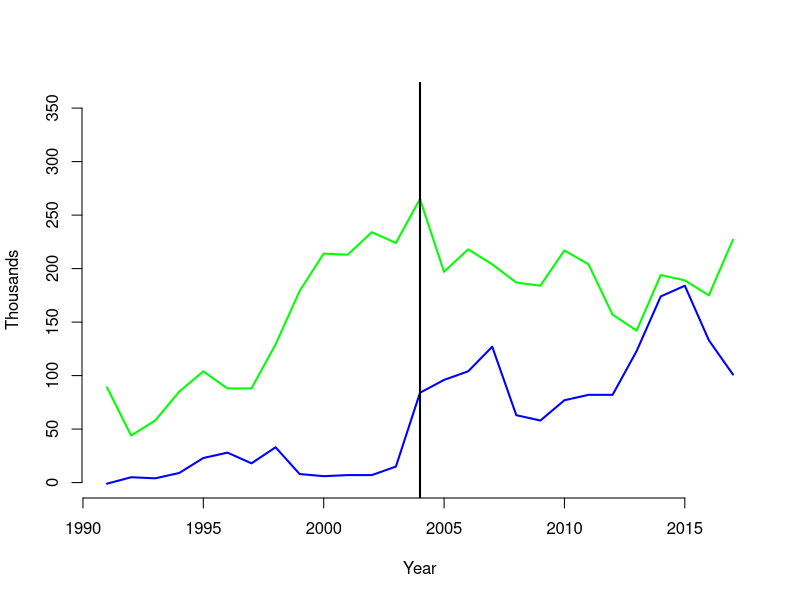

Write R code to recreate this figure. (Note: this script raises an error after producing the figure.)



# https://migrationobservatory.ox.ac.uk/resources/briefings/long-term-international-migration-flows-to-and-from-the-uk/
d <- read.csv('net-migration-by-citizen.csv')  

# Graph of migration to the UK, EU and non-EU 
par(lwd=2)
plot(d[,1],d[,4],typ='l',bty='n',xlab='Year',ylab='Thousands',col='green',ylim=c(0,360))
lines(d[,1],d[,5],col='blue')
abline(v=2004)

# Add EU migration after 2003
m91_03 <- median(d[1:13,5]) # but subtract the median migration before 2003
d$nonEU.plus <- d$Non.EU + d$EU - m91_03
d[1:14,6] <- d[1:14,4]
b
lines(d[14:nrow(d),1],d[14:nrow(d),6], col='red')

# Total non-EU migrants not in UK since 2003
sum(d[14:nrow(d),6]-d[14:nrow(d),5])